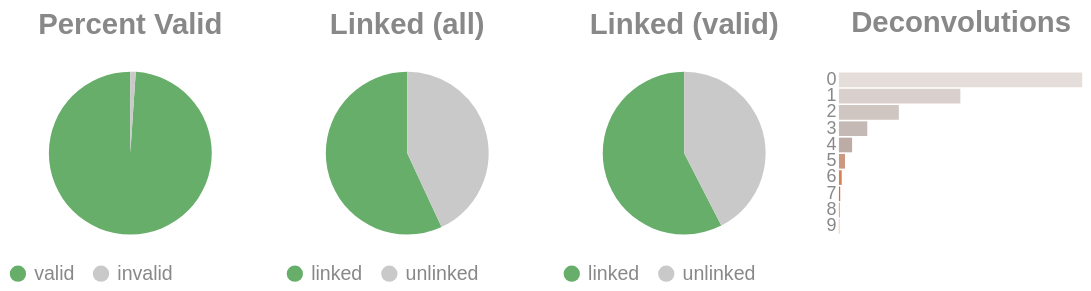

Notebook cell for this chart:
### Code cell
if SKIPLR:
    pass
else:
    clash = Counter()
    for i in valids['molecule'].to_list():
        _mol = i.split("-")
        if len(_mol) == 1:
            clash.update('0')
        else:
            clash.update(_mol[-1])

    _d = {"deconvolutions": [], 'count': []}
    for k,v in clash.items():
        _d['deconvolutions'].append(k)
        _d['count'].append(v)

    tot_valid = valids['reads'].sum()
    mask = valids['reads'] >= 2
    n_linked_reads = valids.filter(mask)['reads'].sum()
    if n_linked_reads == 0:
        print_html("No linked molecules (>=2 reads) were detected; skipping linked-only distributions.")
        SKIPLR = True
    else:
        perc_valid = round(tot_valid / n_reads, 4)
        linked_perc_abs = round(n_linked_reads / n_reads, 4)
        linked_perc = round(n_linked_reads / tot_valid, 4)

    _valid = pl.DataFrame({"valids": ['valid', 'invalid'], "count": [tot_valid, n_reads - tot_valid]})
    _linked_abs = pl.DataFrame({"linked (absolute)": ['linked', 'unlinked'], "count": [n_linked_reads, n_reads - n_linked_reads]})
    _linked_rel = pl.DataFrame({"linked (valids)": ['linked', 'unlinked'], "count": [n_linked_reads, tot_valid - n_linked_reads]})

    (
        alt.hconcat(
            piechart(_valid, goodval = 'valid', title = "Percent Valid"),
            piechart(_linked_abs, goodval = "linked", title =  "Linked (all)"),
            piechart(_linked_rel, goodval = "linked", title =  "Linked (valid)"),
            convolutionbar(pl.DataFrame(_d), title = "Deconvolutions"),
            center = True,
            bounds = 'flush'
        )
        .resolve_scale(color='independent')
        .resolve_legend('independent')
        .properties(usermeta={'embedOptions': {"actions": False}})
    ).display()

### Figure 1 — Vega-Lite specification as saved in the notebook (floating-point values rounded to 4 significant figures)
{"width": "container", "height": 400, "config": {"title": {"anchor": "start", "dy": -15, "fontSize": 18, "color": "#888888", "subtitleColor": "#888888", "subtitleFontSize": 14}, "arc": {"fill": "#0072B2"}, "axis": {"domainColor": "#888888", "domainWidth": 0.5, "gridWidth": 0.2, "grid": false, "titleFontWeight": 400, "titleFontSize": 15, "labelFontSize": 11, "labelColor": "#888888", "tickColor": "#888888", "tickWidth": 0.2, "titleColor": "#888888"}, "axisBand": {"grid": false}, "axisX": {"grid": true, "tickSize": 10, "domainCap": "round"}, "axisY": {"domain": false, "grid": true, "tickSize": 0, "domainCap": "round"}, "background": "transparent", "header": {"labelFontSize": 15, "labelColor": "#888888", "titleFontSize": 15, "titleFontWeight": 600, "titleColor": "#888888"}, "legend": {"labelFont": "sans-serif", "labelFontSize": 12, "labelColor": "#888888", "symbolSize": 100, "symbolType": "circle", "titleFontSize": 12, "titlePadding": 10, "titleColor": "#888888", "title": null}, "range": {"category": ["#E69F00", "#56B4E9", "#009E73", "#F0E442", "#0072B2", "#D55E00", "#CC79A7", "#000000"], "diverging": ["#cfe8f3", "#a2d4ec", "#73bfe2", "#46abdb", "#1696d2", "#12719e"]}, "area": {"fill": "#0072B2", "fillOpacity": 0.7, "line": true, "strokeOpacity": 0.7}, "line": {"color": "#0072B2", "stroke": "#0072B2", "strokeWidth": 2}, "trail": {"color": "#0072B2", "stroke": "#0072B2", "strokeWidth": 0, "size": 1}, "point": {"filled": true, "fillOpacity": 1.0, "size": 95}, "text": {"color": "#888888", "fontSize": 11, "align": "right", "fontWeight": 400, "size": 11}, "bar": {"fill": "#0072B2", "stroke": null}, "view": {"stroke": null, "continuousWidth": 660, "continuousHeight": 400}}, "hconcat": [{"data": {"name": "data-d80fa40747dbb21b39233cbfd4e898c1"}, "mark": {"type": "arc"}, "encoding": {"color": {"field": "valids", "legend": {"orient": "bottom", "title": null}, "scale": {"domain": ["valid", "invalid"], "range": ["#68ae6b", "#C9C9C9"]}, "title": "Valids", "type": "nominal"}, "theta": {"field": "count", "type": "quantitative"}, "tooltip": [{"field": "valids", "title": "Valids", "type": "ordinal"}, {"field": "percent", "format": ".2%", "title": "Percent", "type": "quantitative"}, {"field": "count", "title": "Count", "type": "quantitative"}]}, "height": 100, "title": {"text": "Percent Valid", "align": "center", "anchor": "middle"}, "transform": [{"calculate": "datum.count / 2560015", "as": "percent"}], "width": 150}, {"data": {"name": "data-2d8079328fa3e2f7a27bdedbbbbc0d0e"}, "mark": {"type": "arc"}, "encoding": {"color": {"field": "linked (absolute)", "legend": {"orient": "bottom", "title": null}, "scale": {"domain": ["linked", "unlinked"], "range": ["#68ae6b", "#C9C9C9"]}, "title": "Linked (Absolute)", "type": "nominal"}, "theta": {"field": "count", "type": "quantitative"}, "tooltip": [{"field": "linked (absolute)", "title": "Linked (Absolute)", "type": "ordinal"}, {"field": "percent", "format": ".2%", "title": "Percent", "type": "quantitative"}, {"field": "count", "title": "Count", "type": "quantitative"}]}, "height": 100, "title": {"text": "Linked (all)", "align": "center", "anchor": "middle"}, "transform": [{"calculate": "datum.count / 2560015", "as": "percent"}], "width": 150}, {"data": {"name": "data-4d132069eacea7c22774e6110c083ebf"}, "mark": {"type": "arc"}, "encoding": {"color": {"field": "linked (valids)", "legend": {"orient": "bottom", "title": null}, "scale": {"domain": ["linked", "unlinked"], "range": ["#68ae6b", "#C9C9C9"]}, "title": "Linked (Valids)", "type": "nominal"}, "theta": {"field": "count", "type": "quantitative"}, "tooltip": [{"field": "linked (valids)", "title": "Linked (Valids)", "type": "ordinal"}, {"field": "percent", "format": ".2%", "title": "Percent", "type": "quantitative"}, {"field": "count", "title": "Count", "type": "quantitative"}]}, "height": 100, "title": {"text": "Linked (valid)", "align": "center", "anchor": "middle"}, "transform": [{"calculate": "datum.count / 2532700", "as": "percent"}], "width": 150}, {"data": {"name": "data-535b3cc04a8655b978b890615d058f15"}, "mark": {"type": "bar"}, "encoding": {"color": {"field": "deconvolutions", "legend": null, "scale": {"scheme": "lightgreyred"}, "type": "nominal"}, "tooltip": [{"field": "deconvolutions", "title": "Deconvolutions", "type": "ordinal"}, {"field": "percent", "format": ".2%", "title": "Percent", "type": "quantitative"}, {"field": "count", "title": "Count", "type": "quantitative"}], "x": {"axis": null, "field": "count", "type": "quantitative"}, "y": {"field": "deconvolutions", "sort": "ascending", "title": null, "type": "nominal"}}, "height": 100, "title": {"text": "Deconvolutions", "align": "center", "anchor": "middle"}, "transform": [{"calculate": "datum.count / 1561715", "as": "percent"}], "width": 150}], "bounds": "flush", "center": true, "resolve": {"legend": {"angle": "independent"}, "scale": {"color": "independent"}}, "usermeta": {"embedOptions": {"actions": false}}, "$schema": "https://vega.github.io/schema/vega-lite/v6.4.1.json", "datasets": {"data-d80fa40747dbb21b39233cbfd4e898c1": [{"valids": "valid", "count": 2532700}, {"valids": "invalid", "count": 27315}], "data-2d8079328fa3e2f7a27bdedbbbbc0d0e": [{"linked (absolute)": "linked", "count": 1457153}, {"linked (absolute)": "unlinked", "count": 1102862}], "data-4d132069eacea7c22774e6110c083ebf": [{"linked (valids)": "linked", "count": 1457153}, {"linked (valids)": "unlinked", "count": 1075547}], "data-535b3cc04a8655b978b890615d058f15": [{"deconvolutions": "0", "count": 796307}, {"deconvolutions": "1", "count": 397569}, {"deconvolutions": "2", "count": 196208}, {"deconvolutions": "3", "count": 92816}, {"deconvolutions": "4", "count": 43060}, {"deconvolutions": "5", "count": 19820}, {"deconvolutions": "6", "count": 9126}, {"deconvolutions": "7", "count": 4130}, {"deconvolutions": "8", "count": 1856}, {"deconvolutions": "9", "count": 823}]}}
